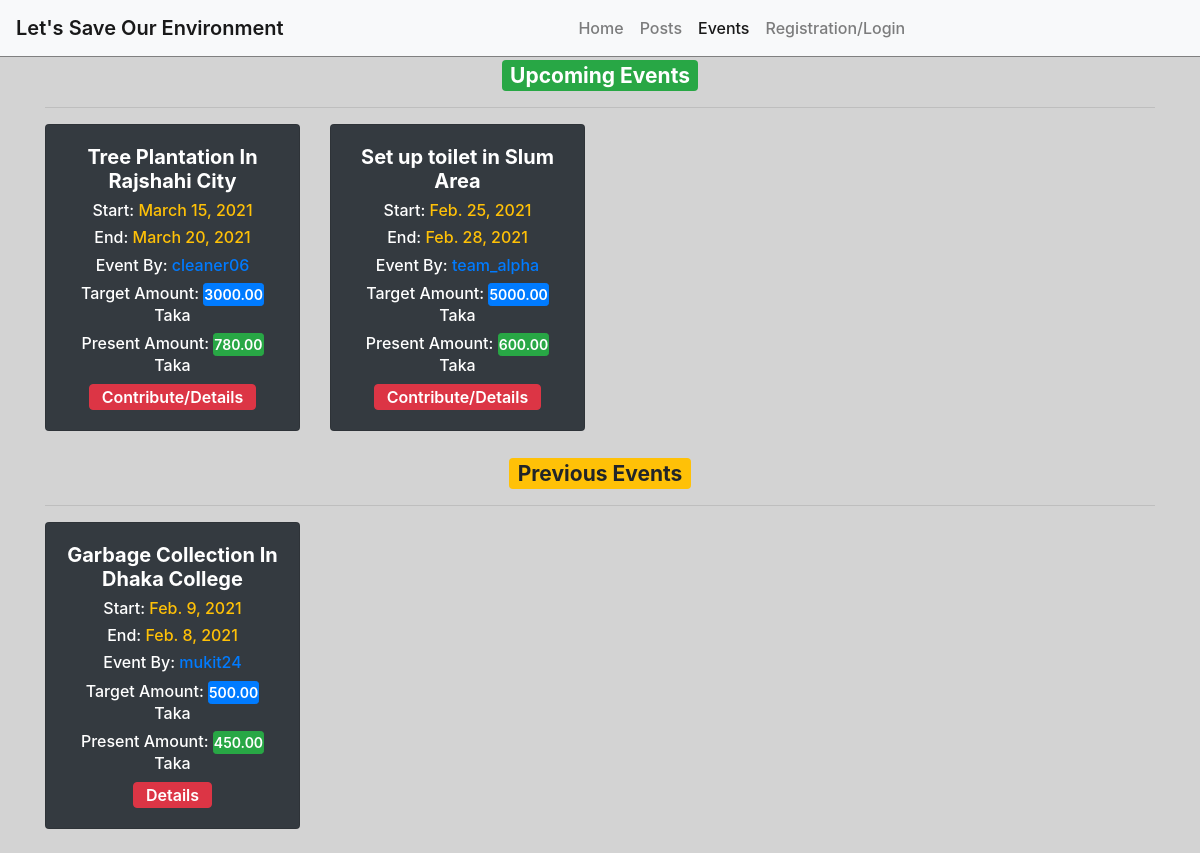
Screenshot of /events/ with the database file from the repository.
### event/models.py (models this page shows, shortened)
class Event(models.Model):
    headline = models.CharField(max_length=100)
    description = models.TextField()
    volunteer = models.ForeignKey('home.Volunteer_Profile',on_delete=models.CASCADE)
    target_amount = models.DecimalField(max_digits=15, decimal_places=2)
    present_amount = models.DecimalField(max_digits=15, decimal_places=2,default=0)
    is_present = models.BooleanField(default=True)
    created_on = models.DateTimeField(auto_now_add=True)
    start_date = models.DateField(blank=True,null=True)
    end_date = models.DateField(blank=True,null=True)

### home/models.py (models this page shows)
class Volunteer_Profile(models.Model):
    full_name = models.CharField(max_length=255)
    profile_picture = models.FileField(upload_to='uploads/')
    profession = models.CharField(max_length=100,blank=True)
    address = models.CharField(max_length=100)
    mobile = models.CharField(max_length=60)
    facebook = models.URLField(max_length=60,blank=True)
    about_me = models.TextField(blank=True)
    total_points = models.DecimalField(max_digits=15, decimal_places=2,default=0)
    user = models.OneToOneField(settings.AUTH_USER_MODEL, on_delete=models.CASCADE,related_name="volunteer")
    def __str__(self):
        return self.user.username

### event/views.py (the view)
# urls.py: path('',event_view,name='event_view'),
def event_view(request):
    present_events = Event.objects.filter(is_present=True)
    previous_events = Event.objects.filter(is_present=False)
    context = {
        'events':present_events,
        'past':previous_events,
    }
    return render(request,'event/event_view.html',context)

### templates/event/event_view.html
{% extends "base.html" %}
{% load static %}
{% block content %}
<div class="event_view" style="background-color: lightgrey;">
    <div class="container">
        <div class="text-center">
            <h3><span class="badge badge-success">Upcoming Events</span></h3>
        </div>
        <hr>
        <div class="row pb-3">
            {% for event in events %}
                <div class="col-lg-3 col-md-4 mb-2">
                    <div class="card h-100 bg-dark text-white">
                        <div class="card-body text-center">
                            <h5><strong>{{event.headline}}</strong></h5>
                            <h6>Start: <span class="text-warning">{{event.start_date}}</span></h6>
                            <h6>End: <span class="text-warning">{{event.end_date}}</span></h6>
                            <h6>Event By: <a href="{% url 'profile_view' event.volunteer.user.id %}">{{event.volunteer}}</a></h6>
                            <h6>Target Amount: <span class="btn btn-primary btn-sm p-0" style="font-weight: 600;">{{event.target_amount}}</span> Taka</h6>
                            <h6>Present Amount: <span class="btn btn-success btn-sm p-0" style="font-weight: 600;">{{event.present_amount}}</span> Taka</h6>
                            <form action="{% url 'event_details' event.id %}">
                                <input type="submit" value="Contribute/Details" class="btn btn-danger py-0" style="font-weight: 600;">
                            </form>
                        </div>
                    </div>
                </div>
                {% endfor %}
            </div>
            <div class="text-center">
                <h3><span class="badge badge-warning">Previous Events</span></h3>
            </div>
        <hr>
        <div class="row pb-3">
        {% for event in past %}
        <div class="col-lg-3 col-md-4 mb-2">
            <div class="card bg-dark h-100 text-white">
                <div class="card-body text-center">
                    <h5><strong>{{event.headline}}</strong></h5>
                    <h6>Start: <span class="text-warning">{{event.start_date}}</span></h6>
                            <h6>End: <span class="text-warning">{{event.end_date}}</span></h6>
                    <h6>Event By: <a href="{% url 'profile_view' event.volunteer.user.id %}">{{event.volunteer}}</a></h6>
                    <h6>Target Amount: <span class="btn btn-primary btn-sm p-0" style="font-weight: 600;">{{event.target_amount}}</span> Taka</h6>
                    <h6>Present Amount: <span class="btn btn-success btn-sm p-0" style="font-weight: 600;">{{event.present_amount}}</span> Taka</h6>
                    <form action="{% url 'event_details' event.id %}">
                        <input type="submit" value="Details" class="btn btn-danger py-0" style="font-weight: 600;">
                    </form>
                </div>
            </div>
        </div>
            {% endfor %}
        </div>
    </div>
</div>
{% endblock %}

### rows the page displays
Event: headline "Tree Plantation In Rajshahi City", start_date "March 15, 2021", end_date "March 20, 2021", volunteer "cleaner06", target_amount "3000.00", present_amount "780.00"
Event: headline "Set up toilet in Slum Area", start_date "Feb. 25, 2021", end_date "Feb. 28, 2021", volunteer "team_alpha", target_amount "5000.00", present_amount "600.00"
Event: headline "Garbage Collection In Dhaka College", start_date "Feb. 9, 2021", end_date "Feb. 8, 2021", volunteer "mukit24", target_amount "500.00", present_amount "450.00"
